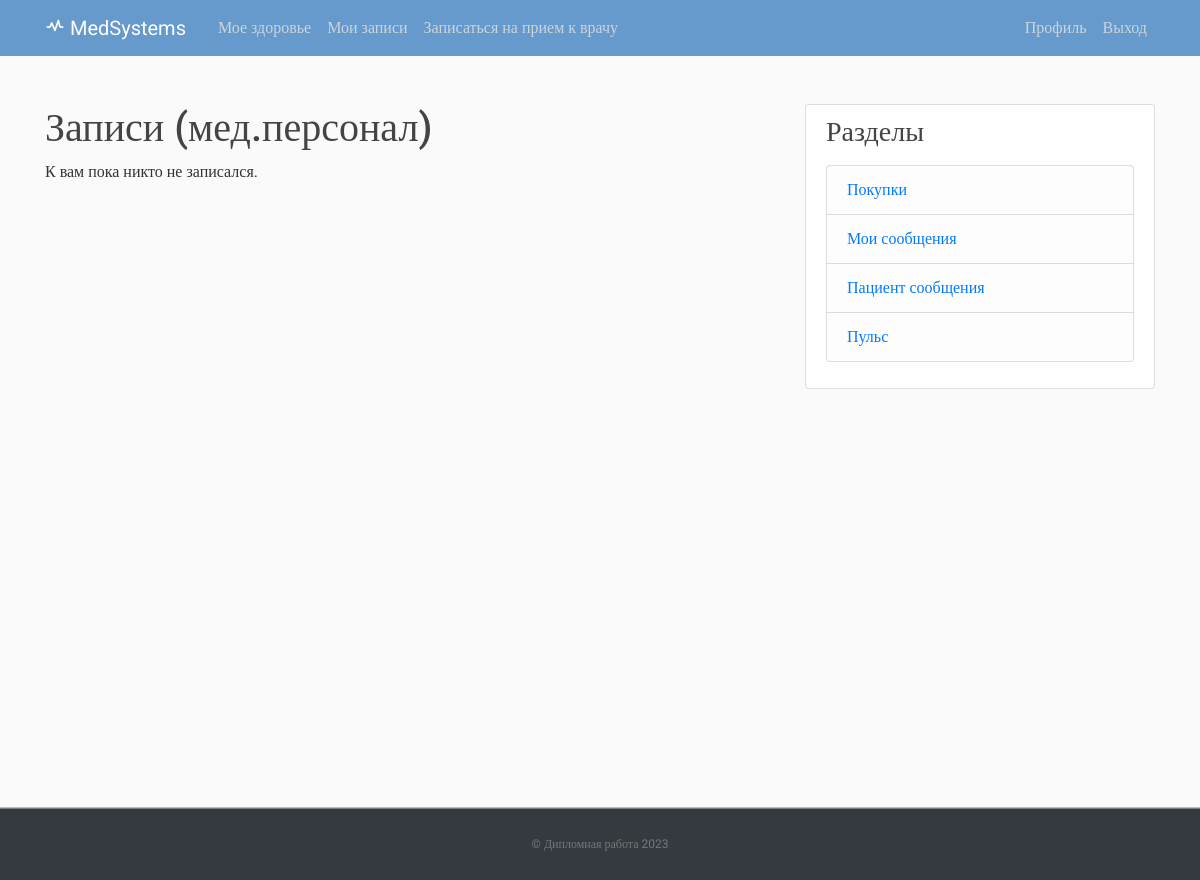
The app's page /doctor_appointments/ (signed in), older data.
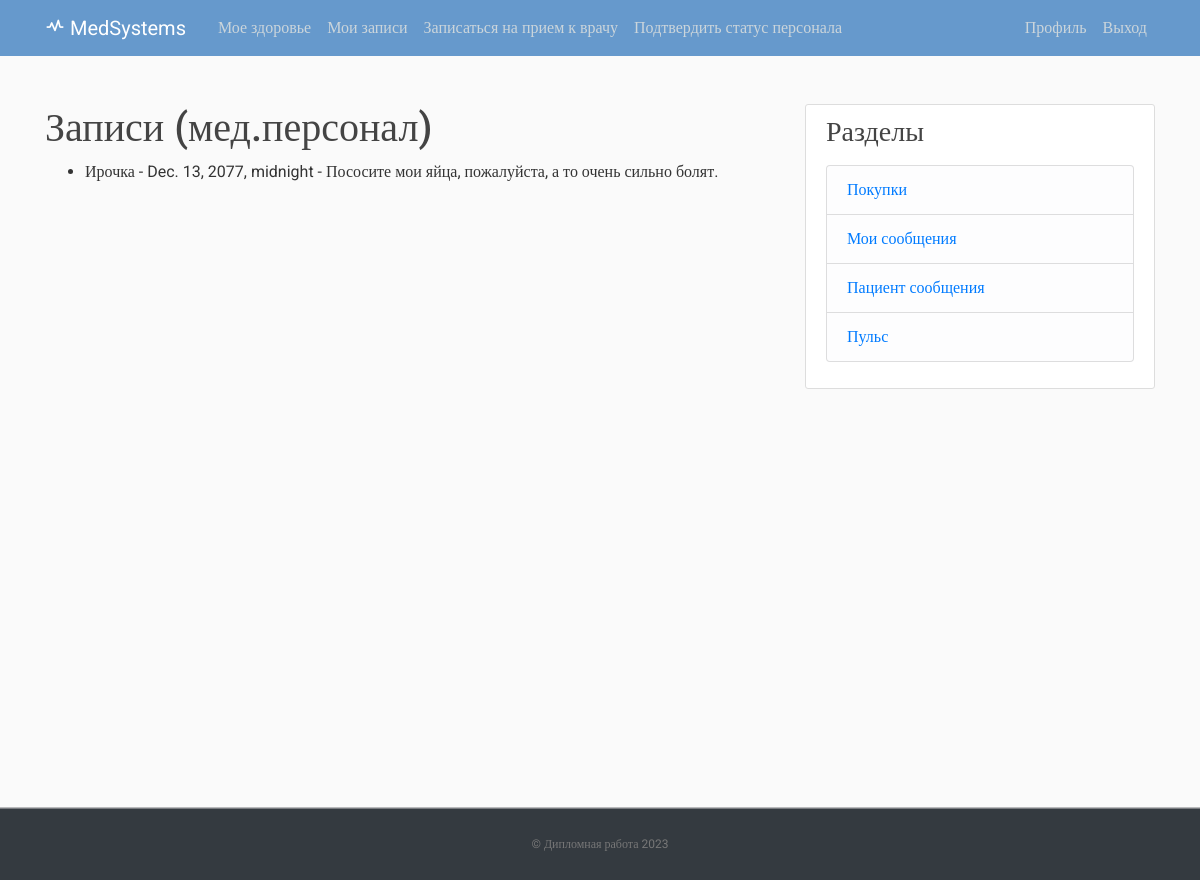
The same page, newer data.
### users/models.py (models this page shows, shortened)
class Appointment(models.Model):
    patient = models.ForeignKey(User, on_delete=models.CASCADE)
    doctor = models.ForeignKey(User, on_delete=models.CASCADE, related_name='appointments')
    date = models.DateTimeField()
    description = models.TextField()

class Profile(models.Model):
    user = models.OneToOneField(User, on_delete=models.CASCADE)
    image = models.ImageField(default='default.jpg', upload_to='profile_pics')
    full_name = models.CharField(max_length=255, default='FIO')
    polis = models.CharField(max_length=20, blank=True, null=True)
    phone_number = models.CharField(max_length=20, blank=True, null=True)
    heart_rate = models.IntegerField(null=True)
    diet = models.ForeignKey('Diet', on_delete=models.SET_NULL, blank=True, null=True)
    date_of_birth = models.DateField(blank=True, null=True)
    address = models.CharField(max_length=255, blank=True, null=True)
    medical_history = models.TextField(blank=True, null=True)
    email_key = models.CharField(max_length=255, default='Nz2cNLSLUb3UhKf6eQvb')
    email_sender = models.CharField(max_length=255, default='ivankov2001@gmail.com')

### users/views.py (the view)
# urls.py: path('doctor_appointments/', user_views.doctor_appointments, name='doctor_appointments'),
@login_required
def doctor_appointments(request):
    appointments = Appointment.objects.filter(doctor=request.user)
    return render(request, 'users/appointments/doctor_appointments.html', {'appointments': appointments})

### blog/templatetags/group_permissions.py (called while the page is built)
@register.filter(name='has_group')
def has_group(user, group_name):
    group = Group.objects.get(name=group_name)
    return group in user.groups.all()

### users/templates/users/appointments/doctor_appointments.html
{% extends 'blog/base.html' %}
{% block content %}
  <h1>Записи (мед.персонал)</h1>
  {% if appointments %}
    <ul>
      {% for appointment in appointments %}
        <li>{{ appointment.doctor.profile.full_name }} - {{ appointment.date }} - {{ appointment.description }}</li>
      {% endfor %}
    </ul>
  {% else %}
    <p>К вам пока никто не записался.</p>
  {% endif %}
{% endblock %}

### blog/templates/blog/base.html (shortened to what this page needs)
﻿{% load static %}
<html>
<head>
     <link rel="stylesheet" href="https://maxcdn.bootstrapcdn.com/bootstrap/4.0.0/css/bootstrap.min.css">
     <link rel="stylesheet" type="text/css" href="{% static 'blog/main.css' %}">
     <link href='https://unpkg.com/boxicons@2.1.4/css/boxicons.min.css' rel='stylesheet'>
</head>
<body>
    <header class="site-header">
      <nav class="navbar navbar-expand-md navbar-dark bg-blue fixed-top">
        <div class="container">
          <a class="navbar-brand mr-4" href="{% url 'blog-home' %}"><i class='bx bx-pulse bx-burst' ></i> MedSystems</a>
          <div class="collapse navbar-collapse" id="navbarToggle">
            <div class="navbar-nav mr-auto">
              {% load group_permissions %}
              {% if user.is_authenticated %}
                {% if user|has_group:'Пациент' %}
                <a class="nav-item nav-link" href="{% url 'my-health' %}">Мое здоровье</a>
                <a class="nav-item nav-link" href="{% url 'view_appointments' %}">Мои записи</a>
                <a class="nav-item nav-link" href="{% url 'create_appointment' %}">Записаться на прием к врачу</a>
                {% endif %}
                {% if user|has_group:'Мед.персонал' %}
                {% if not user.verificationrequest.is_verified %}
                <a class="nav-item nav-link" href="{% url 'verify' %}">Подтвердить статус персонала</a>
                {% endif %}
                {% endif %}
              {% endif %}
            </div>
            <div class="navbar-nav">
              {% if user.is_authenticated %}
                <a class="nav-item nav-link" href="{% url 'profile' %}">Профиль</a>
                <a class="nav-item nav-link" href="{% url 'logout' %}">Выход</a>
              {% else %}
                <a class="nav-item nav-link" href="{% url 'login' %}">Вход</a>
                <a class="nav-item nav-link" href="{% url 'register' %}">Регистрация</a>
              {% endif %}
            </div>
          </div>
        </div>
      </nav>
    </header>
    <main role="main" class="container">
      <div class="row">
        <div class="col-md-8">
          {% block content %}{% endblock %}
        </div>
        <div class="col-md-4">
          <div class="content-section">
            <h3>Разделы</h3>
            <p class='text-muted'>
              <ul class="list-group">
                <li class="list-group-item list-group-item-light"><a href="{% url 'purchase_history' %}">Покупки</a></li>
                <li class="list-group-item list-group-item-light"><a href="{% url 'message_view_doctor' %}">Мои сообщения</a></li>
                <li class="list-group-item list-group-item-light"><a href="{% url 'message_view_patient' %}">Пациент сообщения</a></li>
                <li class="list-group-item list-group-item-light"><a href="{% url 'heart_rate_api' %}">Пульс</a></li>
              </ul>
            </p>
          </div>
        </div>
      </div>
    </main>
    <footer class="text-center bg-dark">
      <p><a href="{% url 'blog-home' %}">© Дипломная работа 2023</a></p>
    </footer>
</body>
</html>

### blog/static/blog/main.css (style rules this page uses)
﻿body, html { width:100%; height:100% }
body { margin:0; padding:0; background: #fafafa; color: #333333; margin-top: 5rem; font-family:Roboto; }
h1, h2, h3, h4, h5, h6 { color: #444444; }
ul { margin: 0; }
.bg-blue { background-color: #6699cc; }
.site-header .navbar-nav .nav-link { color: #cbd5db; }
.content-section { background: #ffffff; padding: 10px 20px; border: 1px solid #dddddd; border-radius: 3px; margin-bottom: 20px; }
footer { position: sticky!important; top: 100%; padding-top:25px; padding-bottom:25px; border-top:1px solid #ddd; }
footer p { margin:2px; text-align:center; padding:0 40px; color:#fff; font-size:12px; }
footer a { color:#777 }

Row changes from the older to the newer data that the page shows:
added Appointment: doctor.profile.full_name "Ирочка", date "Dec. 13, 2077, midnight", description "Пососите мои яйца, пожалуйста, а то очень сильно болят."
Text that changed along with them:
text no longer shown: "К вам пока никто не записался."
text now shown: "Подтвердить статус персонала"
